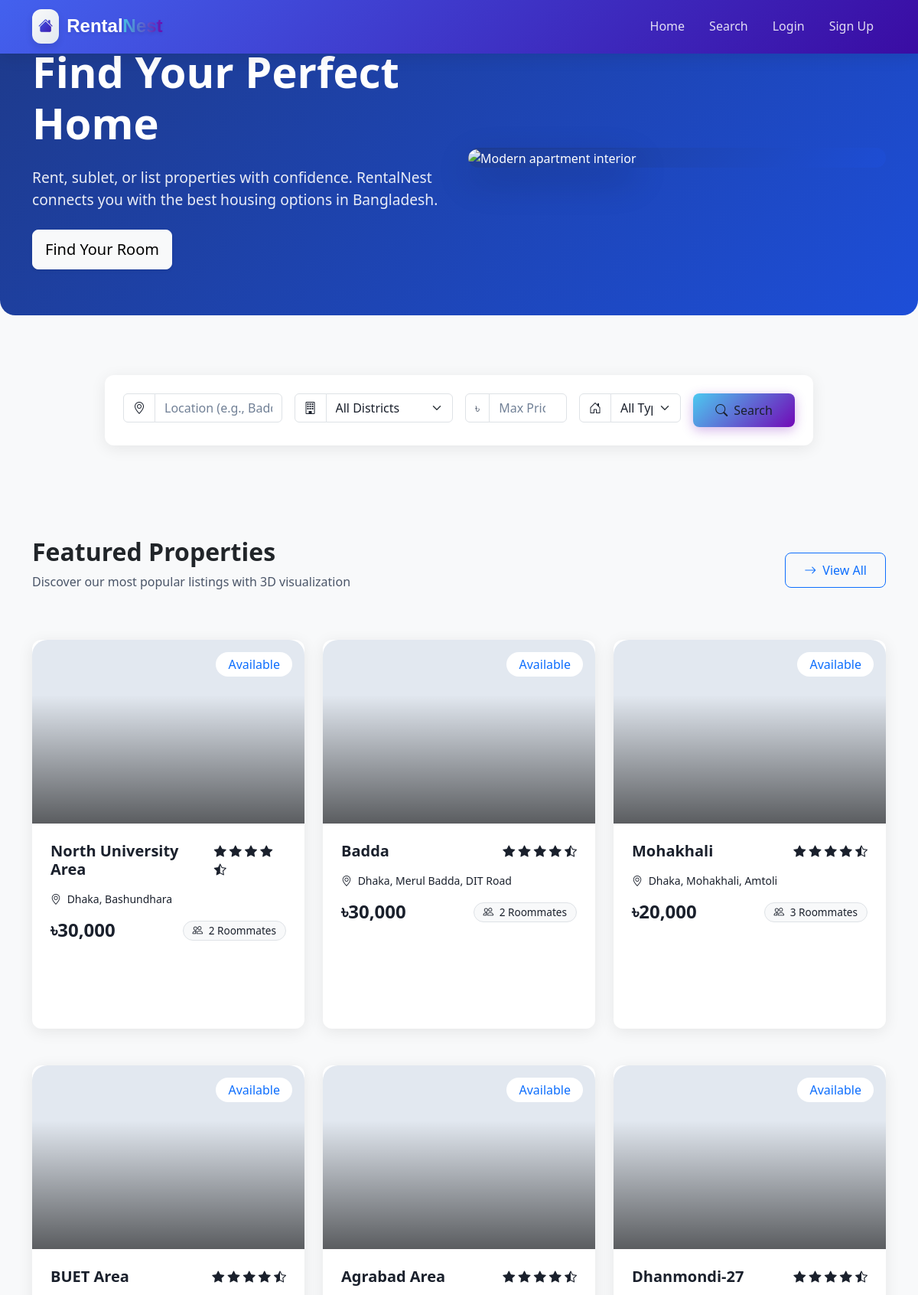
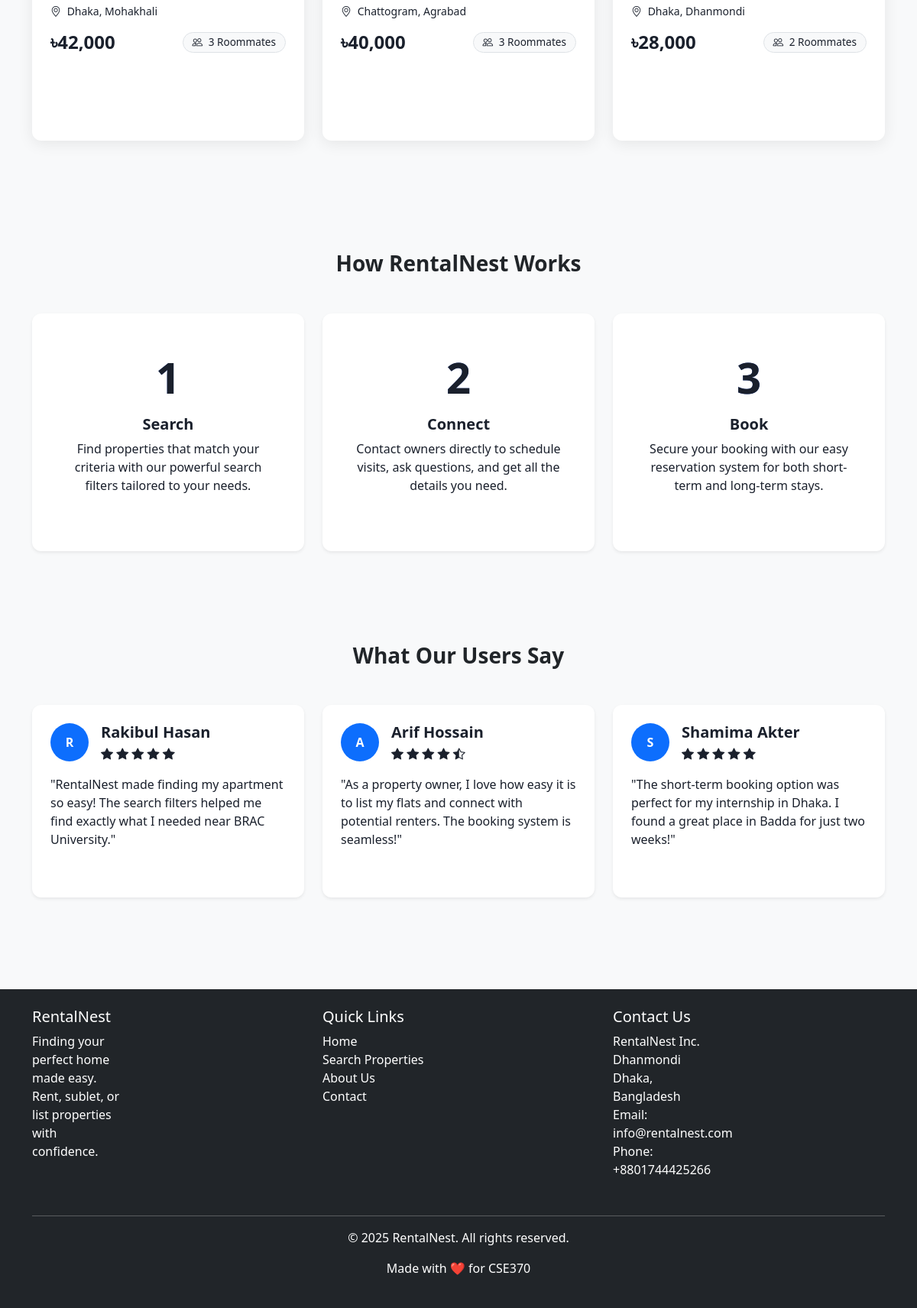
The page / on the database its author committed (2 pictures, top to bottom).
### tables this page shows
CREATE TABLE `flat` (
  `f_id` int(11) NOT NULL,
  `availability` tinyint(1) NOT NULL,
  `district` varchar(50) DEFAULT NULL,
  `street` varchar(100) DEFAULT NULL,
  `area` varchar(50) DEFAULT NULL,
  `description` text DEFAULT NULL,
  `members_count` int(11) DEFAULT NULL,
  `price` int(11) DEFAULT NULL,
  `date_posted` date DEFAULT NULL,
  `owner_id` int(11) DEFAULT NULL
);

### index.php (the view, shortened to what the rows shown need)
<?php
include 'config.php';
$stmt = $pdo->prepare("SELECT * FROM flat WHERE availability = 1 ORDER BY date_posted DESC LIMIT 6");
$stmt->execute();
$featured_properties = $stmt->fetchAll();
?>
<!DOCTYPE html>
<html lang="en">
<head>
    <link href="https://cdn.jsdelivr.net/npm/bootstrap@5.3.0/dist/css/bootstrap.min.css" rel="stylesheet">
    <link rel="stylesheet" href="https://cdn.jsdelivr.net/npm/bootstrap-icons@1.10.0/font/bootstrap-icons.css">
    <link rel="stylesheet" href="style.css">
</head>
<body>
    <?php include 'header.php'; ?>
    <main>
        <section class="hero-section">
            <div class="container">
                <div class="row align-items-center">
                    <div class="col-md-6">
                        <h1 class="display-4 mb-4">Find Your Perfect Home</h1>
                    </div>
                </div>
            </div>
        </section>
<section class="py-5">
    <div class="container">
        <div class="d-flex justify-content-between align-items-center mb-5">
            <div>
                <h2 class="h2 fw-bold" data-aos="fade-right">Featured Properties</h2>
            </div>
        </div>
        <div class="row">
            <?php foreach ($featured_properties as $index => $property):
                $imageId = ($property['f_id'] % 10) + 1;
                $imageUrl = "https://images.unsplash.com/photo-1560518883-ce09059eeffa?ixlib=rb-4.0.3&auto=format&fit=crop&w=800&q=80";
                switch($imageId) {
                    case 1: $imageUrl = "https://images.unsplash.com/photo-1560518883-ce09059eeffa?ixlib=rb-4.0.3&auto=format&fit=crop&w=800&q=80"; break;
                    case 2: $imageUrl = "https://images.unsplash.com/photo-1493692165395-d390a0d815ec?ixlib=rb-4.0.3&auto=format&fit=crop&w=800&q=80"; break;
                    case 3: $imageUrl = "https://images.unsplash.com/photo-1512917774080-9991f1c4c750?ixlib=rb-4.0.3&auto=format&fit=crop&w=800&q=80"; break;
                    case 7: $imageUrl = "https://images.unsplash.com/photo-1518780664697-55e3ad937233?ixlib=rb-4.0.3&auto=format&fit=crop&w=800&q=80"; break;
                    case 8: $imageUrl = "https://images.unsplash.com/photo-1564013799919-ab600027ffc6?ixlib=rb-4.0.3&auto=format&fit=crop&w=800&q=80"; break;
                    case 10: $imageUrl = "https://images.unsplash.com/photo-1505693416388-ac5ce068fe85?ixlib=rb-4.0.3&auto=format&fit=crop&w=800&q=80"; break;
                }
            ?>
                <div class="col-md-4 mb-5" data-aos="fade-up" data-aos-delay="<?= $index * 100 ?>">
                    <div class="card card-3d glass-card property-card-3d h-100 cursor-fx">
                        <div class="property-image-3d"
                             style="background-image: url('<?= $imageUrl ?>');">
                            <div class="position-absolute top-0 end-0 m-3 z-index-2">
                                <span class="badge bg-white text-primary badge-3d px-3 py-2 fs-6">
                                    <?= $property['availability'] ? 'Available' : 'Not Available' ?>
                                </span>
                            </div>
                        </div>
                        <div class="card-body p-4">
                            <div class="d-flex justify-content-between align-items-start mb-3">
                                <h5 class="card-title h5 fw-bold mb-0"><?= htmlspecialchars($property['area']) ?></h5>
                                <div class="text-warning">
                                    <i class="bi bi-star-fill"></i>
                                    <i class="bi bi-star-fill"></i>
                                    <i class="bi bi-star-fill"></i>
                                    <i class="bi bi-star-fill"></i>
                                    <i class="bi bi-star-half"></i>
                                </div>
                            </div>
                            <p class="card-text text-muted small mb-3">
                                <i class="bi bi-geo-alt me-1"></i>
                                <?= htmlspecialchars($property['district']) ?>, <?= htmlspecialchars($property['street']) ?>
                            </p>
                            <div class="d-flex justify-content-between align-items-center mt-3">
                                <h4 class="text-primary fw-bold mb-0">৳<?= number_format($property['price']) ?></h4>
                                <span class="badge bg-light text-dark border">
                                    <i class="bi bi-people me-1"></i>
                                    <?= htmlspecialchars($property['members_count']) ?> Roommates
                                </span>
                            </div>
                        </div>
                        <div class="card-footer bg-transparent border-0 pt-0">
                            <a href="property_details.php?f_id=<?= $property['f_id'] ?>" class="btn btn-gradient w-100 text-white py-3">
                                <i class="bi bi-eye me-2"></i>View Details
                            </a>
                        </div>
                    </div>
                </div>
            <?php endforeach; ?>
        </div>
    </div>
</section>
        <section class="py-5 bg-light">
            <div class="container">
                <h2 class="text-center h3 fw-bold mb-5">How RentalNest Works</h2>
            </div>
        </section>
        <section class="py-5">
            <div class="container">
                <h2 class="text-center h3 fw-bold mb-5">What Our Users Say</h2>
            </div>
        </section>
    </main>
</body>
</html>

### rows shown on the page
flat: availability "Available", area "North University Area", district "Dhaka", street "Bashundhara", price "30,000", members_count "2"
flat: availability "Available", area "Badda", district "Dhaka", street "Merul Badda, DIT Road", price "30,000", members_count "2"
flat: availability "Available", area "Mohakhali", district "Dhaka", street "Mohakhali, Amtoli", price "20,000", members_count "3"
flat: availability "Available", area "BUET Area", district "Dhaka", street "Mohakhali", price "42,000", members_count "3"
flat: availability "Available", area "Agrabad Area", district "Chattogram", street "Agrabad", price "40,000", members_count "3"
flat: availability "Available", area "Dhanmondi-27", district "Dhaka", street "Dhanmondi", price "28,000", members_count "2"
